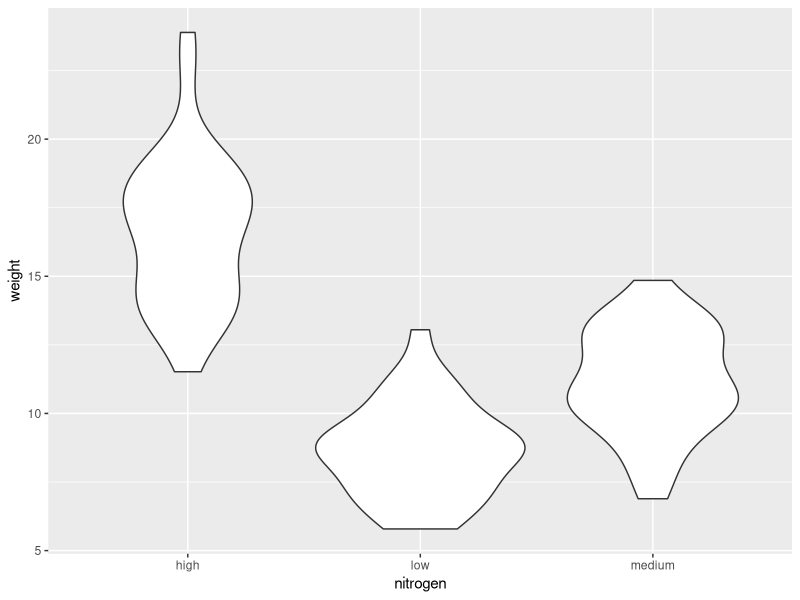
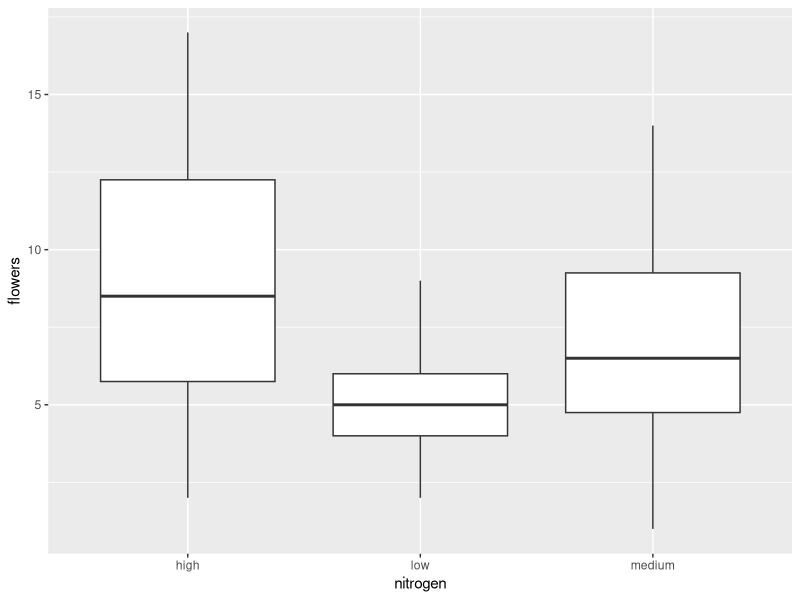
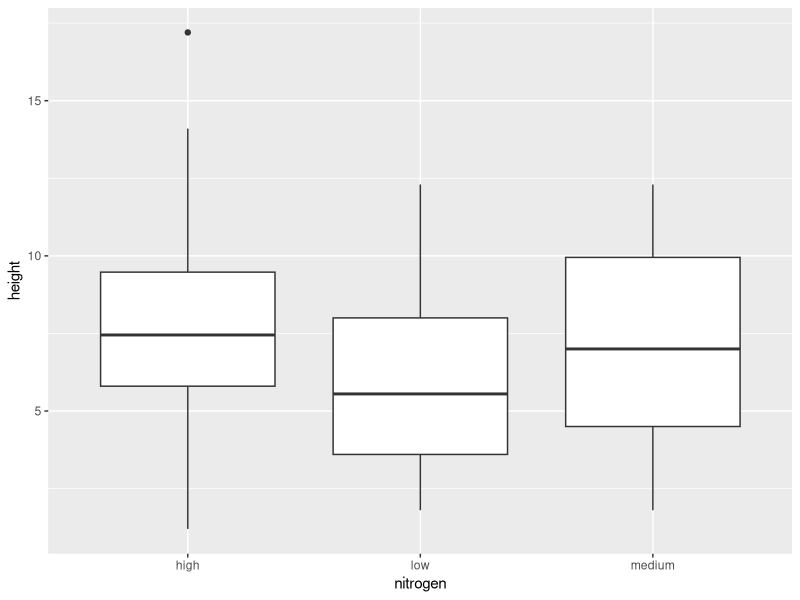
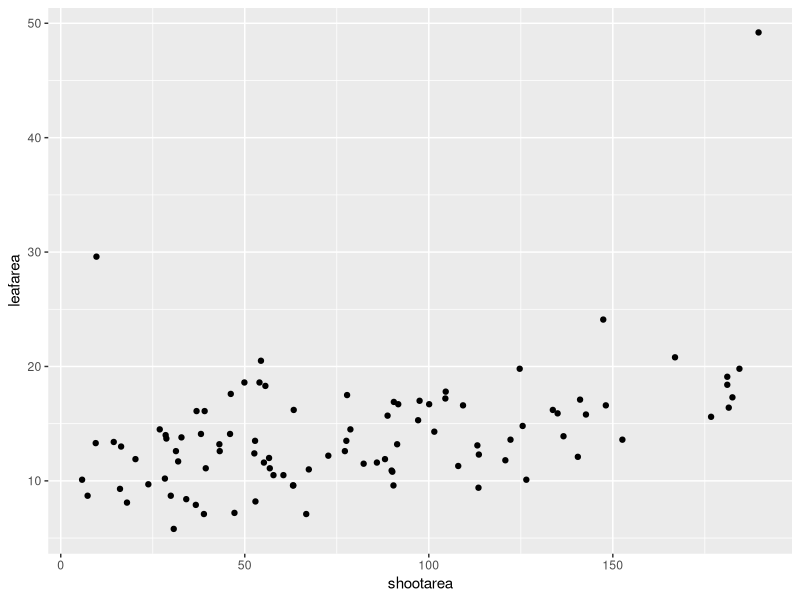
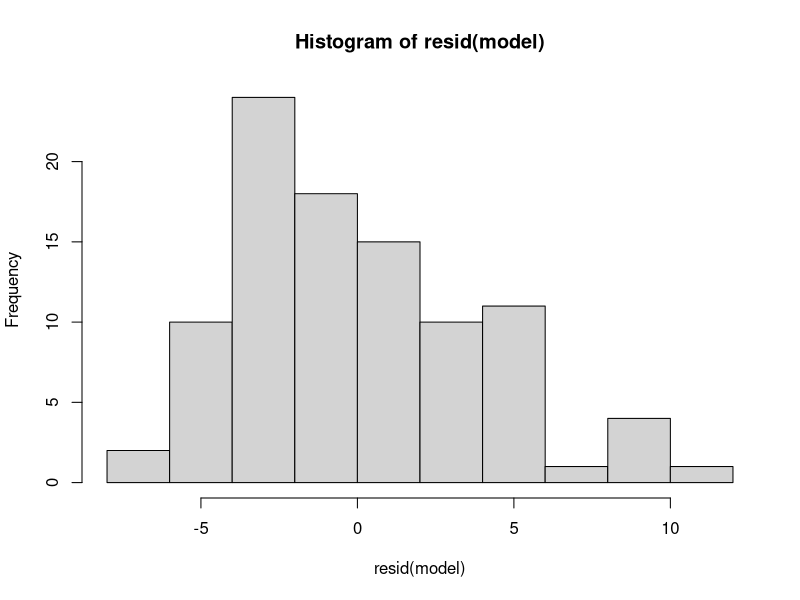
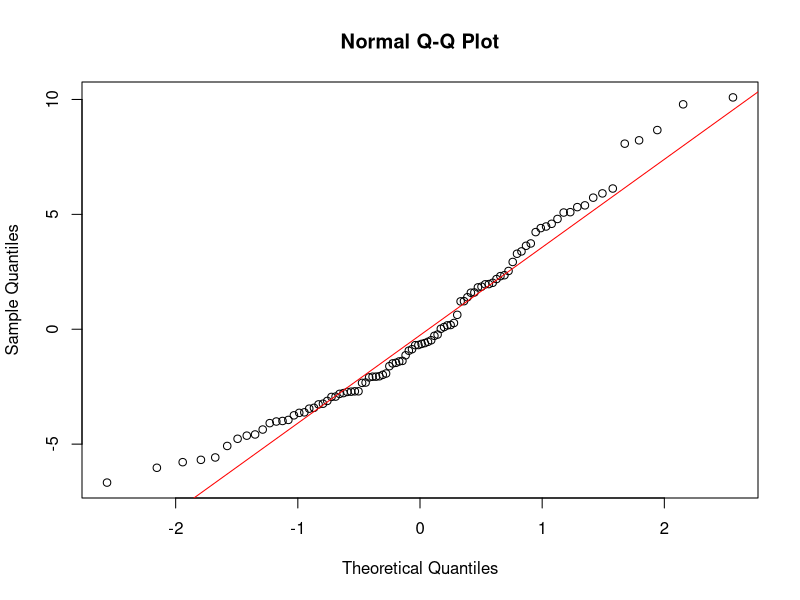
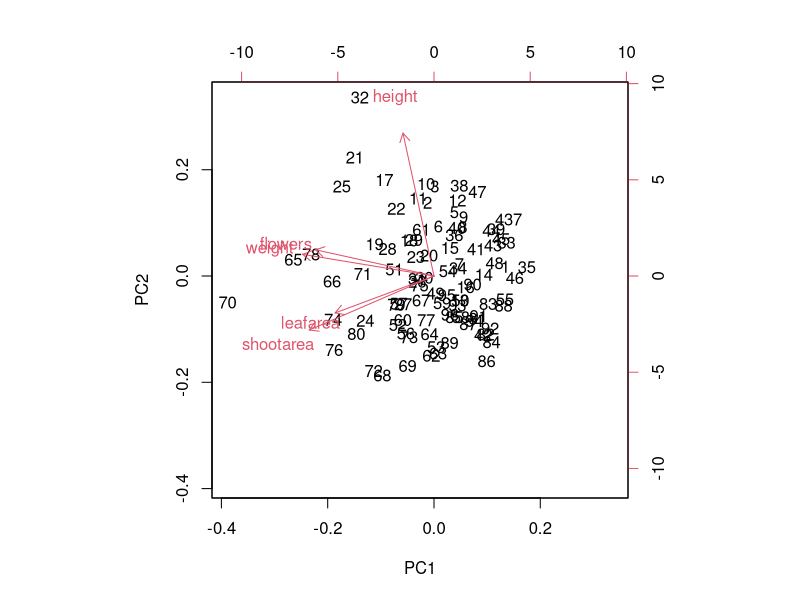
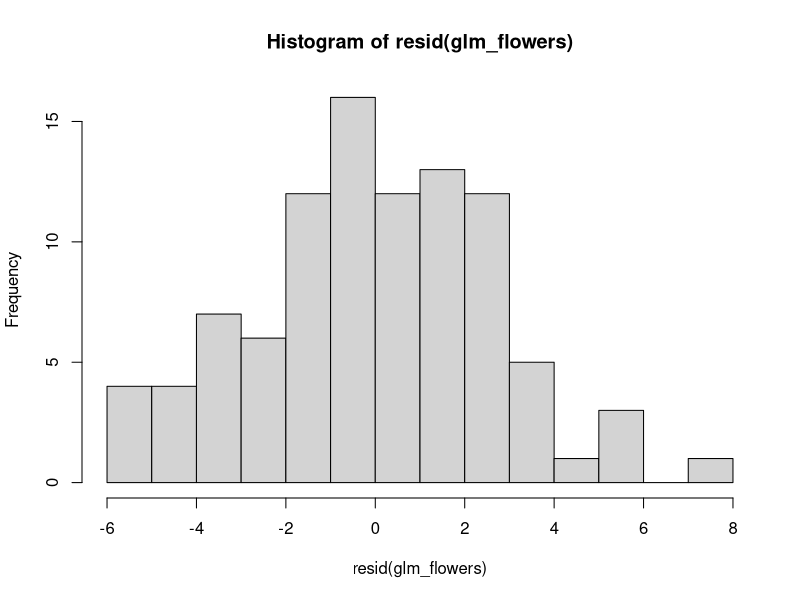

R code for these plots, in order:
## ---- chunk 1
knitr::opts_chunk$set(echo = TRUE)
## ---- chunk 2
library(rmarkdown)
library(ggplot2)
library(dplyr)
## ---- chunk 3
flowers <- read.csv("data/flower.txt", header = T, sep = "\t")
str(flowers)
## ---- chunk 4
# Plot Data
plot_weight <- ggplot(flowers, aes(x=nitrogen, y=weight)) +
  geom_violin()
plot_weight
# Anova
mod_weight <- aov(data = flowers, formula = weight ~ nitrogen)
summary(mod_weight)
## ---- chunk 5
# Plot data
plot_flowers <- ggplot(flowers, aes(x=nitrogen, y=flowers)) +
  geom_boxplot()
plot_flowers

# Anova
mod_flowers <- aov(data = flowers, formula = flowers ~ nitrogen)
summary(mod_flowers)
## ---- chunk 6
# Plot data
plot_height <- ggplot(flowers, aes(x=nitrogen, y=height)) +
  geom_boxplot()
plot_height

# Anova
mod_height <- aov(data = flowers, formula = height ~ nitrogen)
summary(mod_height)
## ---- chunk 7
# Visual inspection: plot variables
plot_leaf_shoot <- ggplot(flowers, aes(x=shootarea, y=leafarea)) +
  geom_point()
plot_leaf_shoot
## ---- chunk 8
# Spearman Rank correlation
leafshoot_cor <- cor.test(flowers$leafarea, flowers$shootarea, method = 'spearman')
print(leafshoot_cor)
## ---- chunk 9
# Linear model: weight ~ height
model <- glm(formula = weight ~ height, data = flowers)

# Histogram of the residuals
hist(resid(model), breaks = 10)

# QQplot
qqnorm(resid(model)) ; qqline(resid(model), col = "red")

# Shapiro-Wilk test
shapiro.test(resid(model))
## ---- chunk 10
# Select variables in the data set. Only numeric variables
flowers_PCA_dat <- flowers[,c("height", "weight", "leafarea", "shootarea", "flowers")]
flowers_PCA <- prcomp(flowers_PCA_dat, scale = T)

# Composition of PCs
flowers_PCA

# Variation of each PC
summary(flowers_PCA)

# Biplot
biplot(flowers_PCA)
## ---- chunk 11
glm_flowers <- glm(data = flowers, formula = flowers ~ nitrogen + weight + leafarea + shootarea + height)

# Normality of the residuals
hist(resid(glm_flowers), breaks = 10)
shapiro.test(resid(glm_flowers))

# Statistical test
summary(glm_flowers)
